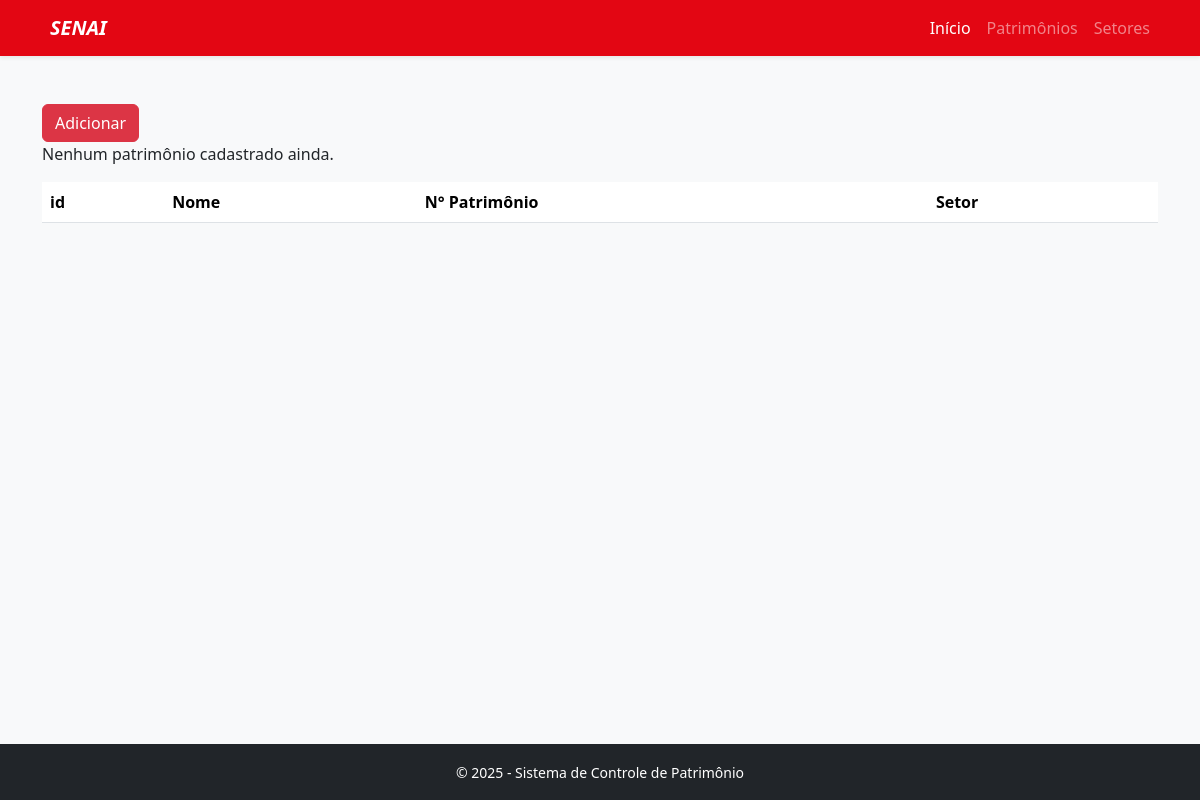
/patrimonio, run on an earlier commit of the app's database.
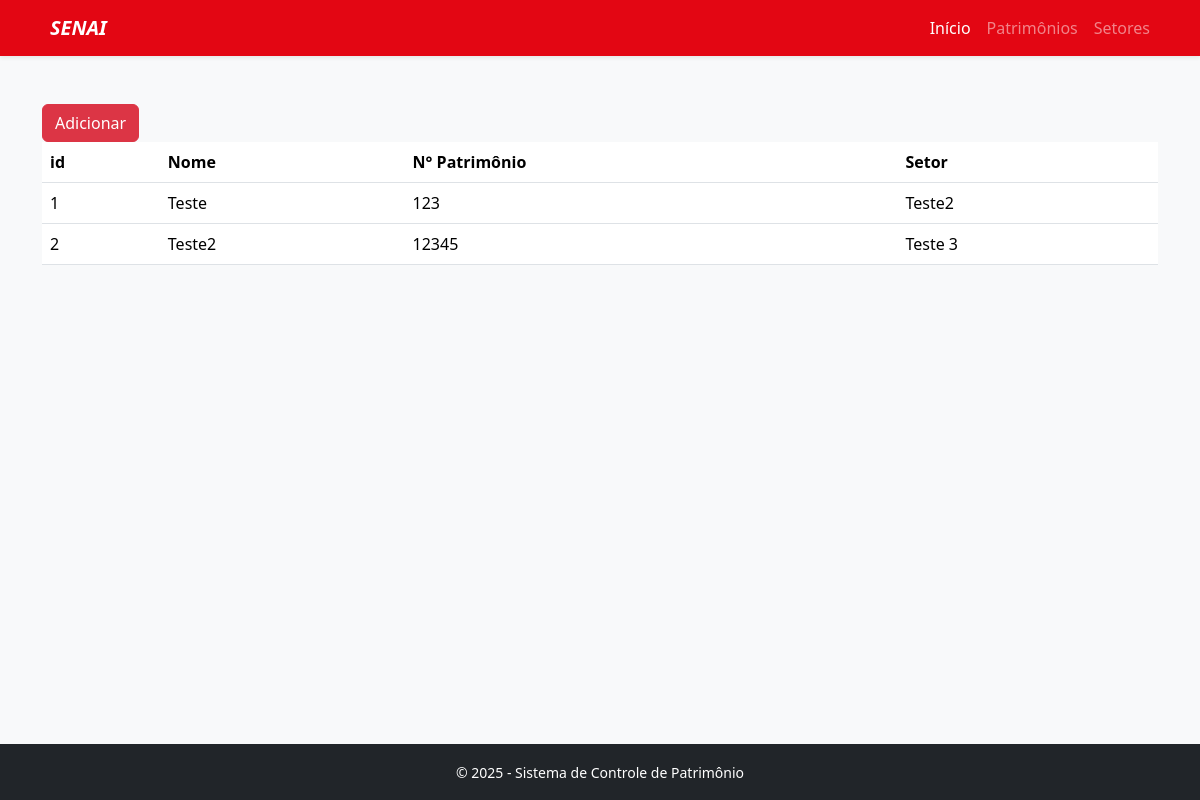
And on a later commit of the database.
### tables this page shows
CREATE TABLE patrimonios (
            id INTEGER PRIMARY KEY,
            nome TEXT,
            patrimonio INTEGER,
            
            id_setor INTEGER NOT NULL,
            FOREIGN KEY (id_setor) REFERENCES setores(id)
            ON DELETE RESTRICT
            ON UPDATE CASCADE
            
        );

CREATE TABLE setores(
            id INTEGER PRIMARY KEY,
            nome TEXT NOT NULL UNIQUE 
        );

### main.py (the view, shortened to what this page needs)
@app.route("/patrimonio", methods=['GET', 'POST', 'PUT', 'DELETE'])
def patrimonios():
    patrimonio = bd.Patrimonio()
    if request.method == 'POST':
        nome = request.form['nome']
        n_patrimonio = int(request.form['patrimonio'])
        id_setor = int(request.form['id_setor'])
        patrimonio.create(nome, n_patrimonio, id_setor)
        return redirect(url_for("patrimonios"))
    elif request.method == "DELETE":
        id = int(request.form['id'])
        patrimonio.delete(id)
        return redirect(url_for("patrimonios"))
    else:
        setor = bd.Setor()
        patrimonios = patrimonio.read()
        setores = setor.read()
        return render_template("patrimonios.jinja", patrimonios=patrimonios, setores=setores)

### bd.py (called while the page is built)
    @staticmethod
    def read(id = False):
        if id:
            cursor.execute(
                f"""
                    SELECT * FROM setores WHERE id = '{id}';
                """
            )
            rows = cursor.fetchall()
            return rows
        else:
            cursor.execute(
                f"""
                    SELECT * FROM setores;
                """
            )
            rows = cursor.fetchall()
            return rows

    @staticmethod
    def read(id = False):
        if id:
            cursor.execute(
                f"""
                    SELECT * FROM patrimonios WHERE id = '{id}';
                """
            )
            rows = cursor.fetchall()
            return rows
        else:
            cursor.execute(
                f"""
                    SELECT * FROM patrimonios;
                """
            )
            rows = cursor.fetchall()
            return rows

### templates/patrimonios.jinja
{% extends "base.jinja" %}
{% block page %}
<a href="{{url_for('form_patrimonios')}}"><button type="button" class="btn btn-danger">Adicionar</button></a>
<table class="table">
    <thead>
        <th scope="col">id</th>
        <th scope="col">Nome</th>
        <th scope="col">N° Patrimônio</th>
        <th scope="col">Setor</th>
    </thead>
    <tbody>
            {% for patrimonio in patrimonios %}
        <tr>
            <td>{{ patrimonio[0] }}</td>
            <td>{{ patrimonio[1] }}</td>
            <td>{{ patrimonio[2] }}</td>
            <td>{{ setores[patrimonio[3]][1] }}</td>
        </tr>
            {% else %}
            <p>Nenhum patrimônio cadastrado ainda.</p>
            {% endfor %}
    </tbody>
</table>
{% endblock %}

### templates/base.jinja (shortened to what this page needs)
<!DOCTYPE html>
<html lang="pt-BR">
<head>
    <link rel="stylesheet" href="{{ url_for('static', filename='/normalize.css') }}">
    <link rel="stylesheet" href="{{ url_for('static', filename='/bootstrap/css/bootstrap.min.css') }}">
    <link rel="stylesheet" href="{{ url_for('static', filename='/style.css') }}">
</head>
<body class="bg-light">
    <nav class="navbar navbar-expand-lg navbar-dark bg-senai shadow-sm">
        <div class="container">
            <a class="navbar-brand fw-bold fst-italic" href="/">
                SENAI
            </a>
            <div class="collapse navbar-collapse" id="navbarNav">
                <ul class="navbar-nav ms-auto">
                    <li class="nav-item"><a class="nav-link text-white" href="/">Início</a></li>
                    <li class="nav-item"><a class="nav-link text-white-50" href="/patrimonio">Patrimônios</a></li>
                    <li class="nav-item"><a class="nav-link text-white-50" href="/setor">Setores</a></li>
                </ul>
            </div>
        </div>
    </nav>
    <main class="container py-5">
        {% block page %}{% endblock %}
    </main>
    <footer class="bg-dark text-white text-center py-3 mt-auto">
        <small>&copy; 2025 - Sistema de Controle de Patrimônio</small>
    </footer>
</body>
</html>

### static/style.css (style rules this page uses)
:root { --senai-red: #E30613; }
.bg-senai { background-color: var(--senai-red); }
body { display: flex; flex-direction: column; min-height: 100vh; }
main { flex: 1; }

What changed in the data, as far as the page shows it:
added patrimonios: id "1", nome "Teste", patrimonio "123"
added setores: nome "Teste2"
added patrimonios: id "2", nome "Teste2", patrimonio "12345"
added setores: nome "Teste 3"
Also different on the page:
text no longer shown: "Nenhum patrimônio cadastrado ainda."
